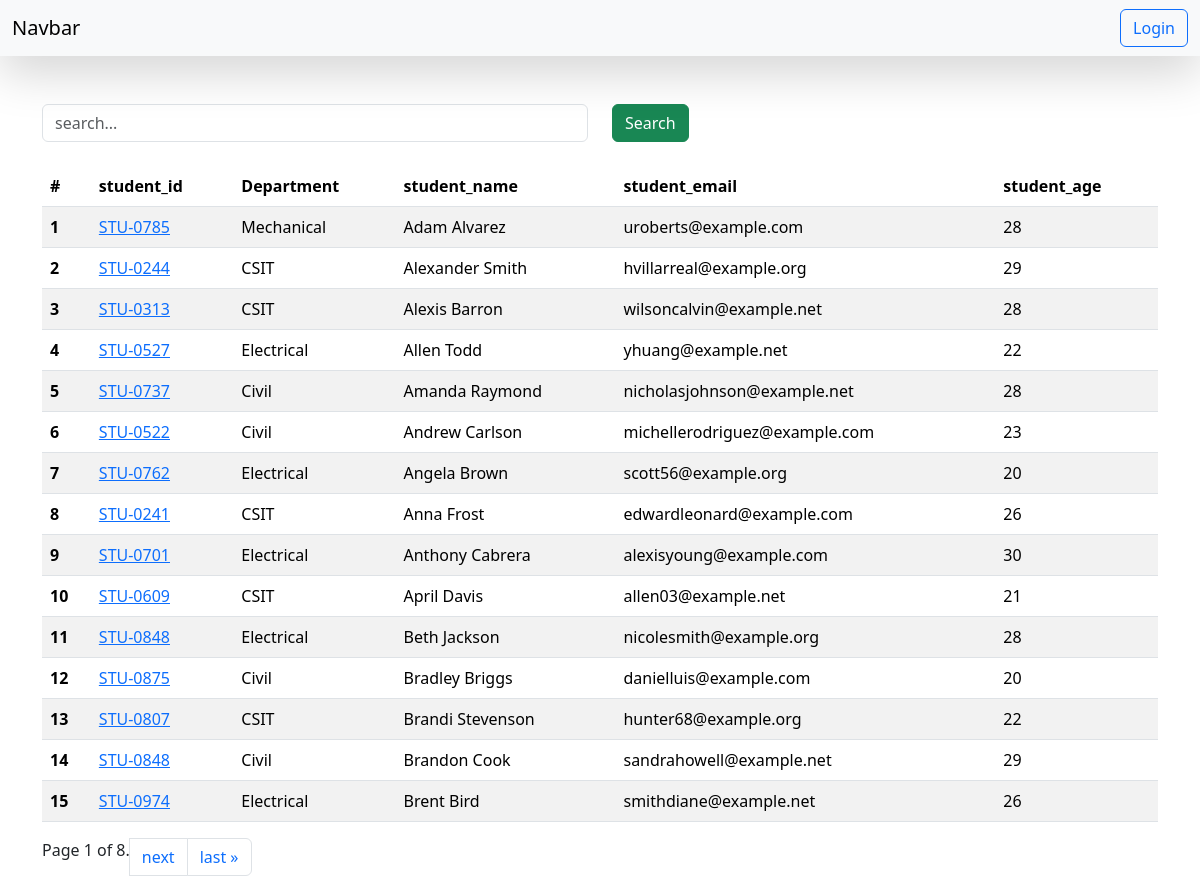
/students, run on the app's committed database.
### vege/models.py (models this page shows, shortened)
class Student(models.Model):
    department=models.ForeignKey(Department, related_name='depart' , on_delete=models.CASCADE)
    student_id=models.OneToOneField(StudentID, related_name="studentid", on_delete=models.CASCADE)
    student_name=models.CharField(max_length=100)
    student_email=models.EmailField(unique=True)
    student_age=models.IntegerField(default=18)
    student_address=models.TextField()
    class Meta:
        ordering = ['student_name']
        verbose_name = "student"

class StudentID(models.Model):
    student_id=models.CharField(max_length=100)
    def __str__(self) -> str:
        return self.student_id

class Department(models.Model):
    department = models.CharField(max_length=100)
    def __str__(self) -> str:
        return self.department
    class Meta:
        ordering = ['department']

### vege/views.py (the view, shortened to what this page needs)
# urls.py: path('students',get_students, name="get_Students"),
def get_students(request):
    queryset=Student.objects.all()
    paginator = Paginator(queryset, 15)  # Show 25 contacts per page.
    page_number = request.GET.get("page",1)
    page_obj = paginator.get_page(page_number)
    return render(request, 'result/students.html', {'queryset': page_obj})

### vege/templates/result/students.html (shortened to what this page needs)
{% extends "base.html" %}
{% block body %}
<div class="container mt-5">
    <form class="mb-4" method="GET">
    <div class="row">
        <div class="col-md-6">
            <input class="form-control" name="search" placeholder="search...">
        </div>
        <div class="col-md-6">
            <button class="btn btn-success">Search</button>
        </div>
    </div>
    </form>
<table class="table table-striped">
    <thead>
      <tr>
        <th scope="col">#</th>
        <th scope="col">student_id</th>
        <th scope="col">Department</th>
        <th scope="col">student_name</th>
        <th scope="col">student_email</th>
        <th scope="col">student_age</th>
      </tr>
    </thead>
    <tbody>
        {% for student in queryset %}
      <tr>
        <th scope="row">{{forloop.counter}}</th>
        <td>
          <a href="{% url 'see_marks' student.student_id %}">
          {{student.student_id}}</a>
        </td>
        <td>{{student.department}}</td>
        <td>{{student.student_name}}</td>
        <td>{{student.student_email}}</td>
        <td>{{student.student_age}}</td>
      </tr>
      {%endfor %}
      </tbody>
      </table>
      <nav aria-label="Page navigation example">
        <ul class="pagination">
        <span class="current">
            Page {{ queryset.number }} of {{ queryset.paginator.num_pages }}.
        </span>
        {% if queryset.has_next %}
            <li class="page-item"><a class="page-link" href="?page={{ queryset.next_page_number }}">next</a></li>
            <li class="page-item"><a class="page-link" href="?page={{ queryset.paginator.num_pages }}">last &raquo;</a></li>
        {% endif %}
        </ul>
      </nav>
      </div>
{% endblock %}

### home/templates/base.html (shortened to what this page needs)
<!DOCTYPE html>
<html lang="en">
<head>
    <link href="https://cdn.jsdelivr.net/npm/bootstrap@5.3.3/dist/css/bootstrap.min.css" rel="stylesheet">
</head>
<body>
    <nav class="navbar bg-body-tertiary bg-danger shadow-lg">
        <div class="container-fluid">
          <a class="navbar-brand">Navbar</a>
          {% if request.user.is_authenticated %}
            <a href="/logout" class="btn btn-outline-primary" type="submit">Logout</a>
            {% else %}
            <a href="/login" class="btn btn-outline-primary" type="submit">Login</a>
            {% endif %}
        </div>
      </nav>
    {% block body %}
    {% endblock %}
</body>
</html>

### data on the page
Student: student_id "STU-0785", department "Mechanical", student_name "Adam Alvarez", student_email "uroberts@example.com", student_age "28"
Student: student_id "STU-0244", department "CSIT", student_name "Alexander Smith", student_email "hvillarreal@example.org", student_age "29"
Student: student_id "STU-0313", department "CSIT", student_name "Alexis Barron", student_email "wilsoncalvin@example.net", student_age "28"
Student: student_id "STU-0527", department "Electrical", student_name "Allen Todd", student_email "yhuang@example.net", student_age "22"
Student: student_id "STU-0737", department "Civil", student_name "Amanda Raymond", student_email "nicholasjohnson@example.net", student_age "28"
Student: student_id "STU-0522", department "Civil", student_name "Andrew Carlson", student_email "michellerodriguez@example.com", student_age "23"
Student: student_id "STU-0762", department "Electrical", student_name "Angela Brown", student_email "scott56@example.org", student_age "20"
Student: student_id "STU-0241", department "CSIT", student_name "Anna Frost", student_email "edwardleonard@example.com", student_age "26"
Student: student_id "STU-0701", department "Electrical", student_name "Anthony Cabrera", student_email "alexisyoung@example.com", student_age "30"
Student: student_id "STU-0609", department "CSIT", student_name "April Davis", student_email "allen03@example.net", student_age "21"
Student: student_id "STU-0848", department "Electrical", student_name "Beth Jackson", student_email "nicolesmith@example.org", student_age "28"
Student: student_id "STU-0875", department "Civil", student_name "Bradley Briggs", student_email "danielluis@example.com", student_age "20"
Student: student_id "STU-0807", department "CSIT", student_name "Brandi Stevenson", student_email "hunter68@example.org", student_age "22"
Student: student_id "STU-0848", department "Civil", student_name "Brandon Cook", student_email "sandrahowell@example.net", student_age "29"
Student: student_id "STU-0974", department "Electrical", student_name "Brent Bird", student_email "smithdiane@example.net", student_age "26"

### other printed values
{{ queryset.number }} "1"
{{ queryset.paginator.num_pages }} "8"
